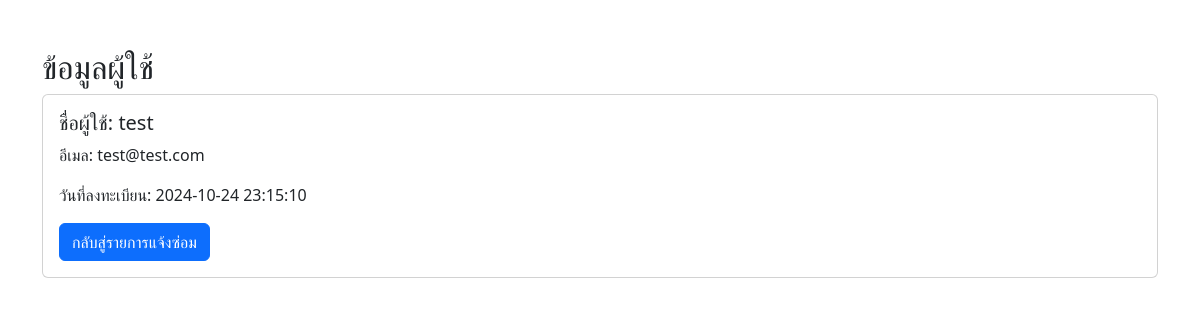
Page /user_info.php?user_id=1 (signed in) on the committed database.
### tables this page shows
CREATE TABLE `user` (
  `id` int(11) NOT NULL,
  `username` varchar(45) DEFAULT NULL,
  `password` varchar(45) DEFAULT NULL,
  `email` varchar(45) NOT NULL,
  `address` varchar(90) NOT NULL,
  `post` varchar(10) NOT NULL,
  `created_at` timestamp NOT NULL DEFAULT current_timestamp() ON UPDATE current_timestamp()
);

### user_info.php (the view, shortened to what this page needs)
<?php
include 'db_connect.php';
if (isset($_GET['user_id'])) {
    $user_id = $_GET['user_id'];
    $query = "SELECT * FROM user WHERE id = ?";
    $stmt = $conn->prepare($query);
    $stmt->bind_param("i", $user_id);
    $stmt->execute();
    $result = $stmt->get_result();
    $user = $result->fetch_assoc();
} else {
    echo "ไม่มีข้อมูลผู้ใช้ที่ระบุ";
    exit();
}
?>
<!DOCTYPE html>
<html lang="en">
<head>
    <link href="https://cdn.jsdelivr.net/npm/bootstrap@5.3.0-alpha1/dist/css/bootstrap.min.css" rel="stylesheet">
</head>
<body>
    <div class="container mt-5">
        <h2>ข้อมูลผู้ใช้</h2>
        <?php if ($user): ?>
            <div class="card">
                <div class="card-body">
                    <h5 class="card-title">ชื่อผู้ใช้: <?php echo $user['username']; ?></h5>
                    <p class="card-text">อีเมล: <?php echo $user['email']; ?></p>
                    <p class="card-text">วันที่ลงทะเบียน: <?php echo $user['created_at']; ?></p>
                    <a href="display_repair_request.php" class="btn btn-primary">กลับสู่รายการแจ้งซ่อม</a>
                </div>
            </div>
        <?php else: ?>
            <p>ไม่พบข้อมูลผู้ใช้</p>
        <?php endif; ?>
    </div>
</body>
</html>

### rows in the picture
user: username "test", email "test@test.com", created_at "2024-10-24 23:15:10"
